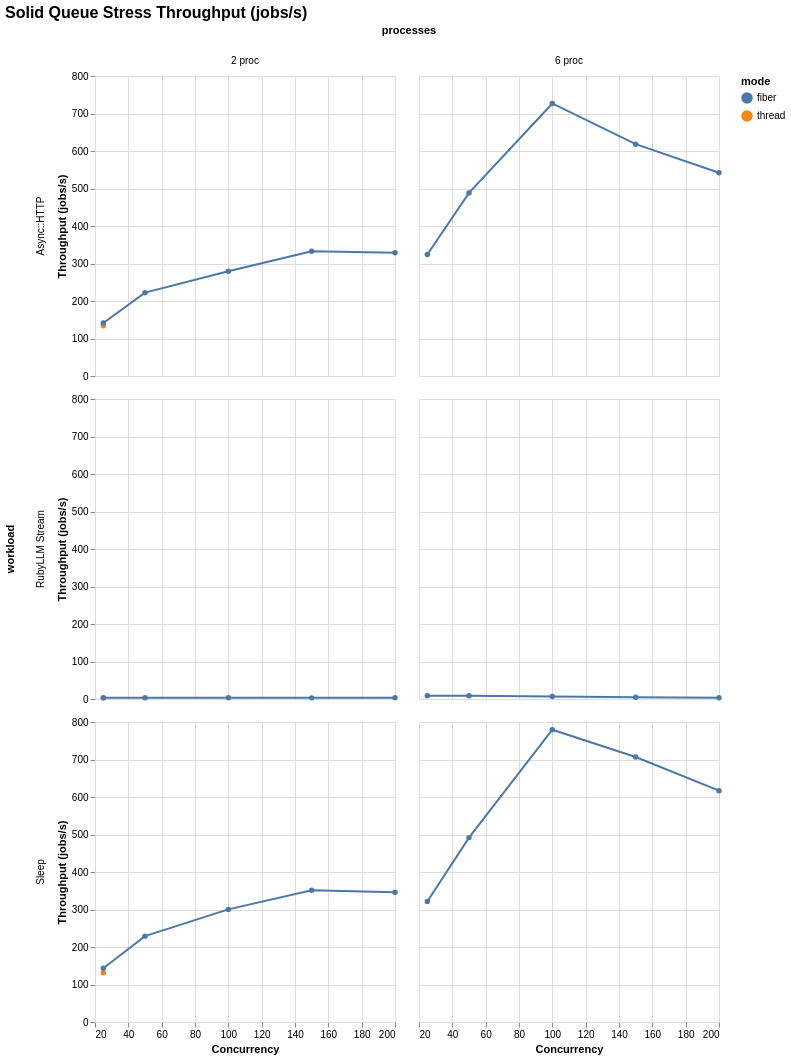

The Vega-Lite source for this figure:
### Vega-Lite specification from a JSON file in a GitHub repository (floating-point values rounded to 4 significant figures)
{"$schema": "https://vega.github.io/schema/vega-lite/v6.json", "title": "Solid Queue Stress Throughput (jobs/s)", "data": {"values": [{"workload": "Async::HTTP", "mode": "thread", "concurrency": 25, "processes": "2 proc", "value": 133.8}, {"workload": "Async::HTTP", "mode": "fiber", "concurrency": 25, "processes": "2 proc", "value": 141.4}, {"workload": "Async::HTTP", "mode": "fiber", "concurrency": 50, "processes": "2 proc", "value": 222.3}, {"workload": "Async::HTTP", "mode": "fiber", "concurrency": 100, "processes": "2 proc", "value": 279.4}, {"workload": "Async::HTTP", "mode": "fiber", "concurrency": 150, "processes": "2 proc", "value": 332.9}, {"workload": "Async::HTTP", "mode": "fiber", "concurrency": 200, "processes": "2 proc", "value": 328.5}, {"workload": "Async::HTTP", "mode": "fiber", "concurrency": 25, "processes": "6 proc", "value": 324.0}, {"workload": "Async::HTTP", "mode": "fiber", "concurrency": 50, "processes": "6 proc", "value": 488.3}, {"workload": "Async::HTTP", "mode": "fiber", "concurrency": 100, "processes": "6 proc", "value": 726.8}, {"workload": "Async::HTTP", "mode": "fiber", "concurrency": 150, "processes": "6 proc", "value": 618.3}, {"workload": "Async::HTTP", "mode": "fiber", "concurrency": 200, "processes": "6 proc", "value": 542.2}, {"workload": "RubyLLM Stream", "mode": "thread", "concurrency": 25, "processes": "2 proc", "value": 2.99}, {"workload": "RubyLLM Stream", "mode": "fiber", "concurrency": 25, "processes": "2 proc", "value": 3.21}, {"workload": "RubyLLM Stream", "mode": "fiber", "concurrency": 50, "processes": "2 proc", "value": 3.26}, {"workload": "RubyLLM Stream", "mode": "fiber", "concurrency": 100, "processes": "2 proc", "value": 3.16}, {"workload": "RubyLLM Stream", "mode": "fiber", "concurrency": 150, "processes": "2 proc", "value": 3.02}, {"workload": "RubyLLM Stream", "mode": "fiber", "concurrency": 200, "processes": "2 proc", "value": 3.13}, {"workload": "RubyLLM Stream", "mode": "fiber", "concurrency": 25, "processes": "6 proc", "value": 8.54}, {"workload": "RubyLLM Stream", "mode": "fiber", "concurrency": 50, "processes": "6 proc", "value": 8.72}, {"workload": "RubyLLM Stream", "mode": "fiber", "concurrency": 100, "processes": "6 proc", "value": 6.57}, {"workload": "RubyLLM Stream", "mode": "fiber", "concurrency": 150, "processes": "6 proc", "value": 4.53}, {"workload": "RubyLLM Stream", "mode": "fiber", "concurrency": 200, "processes": "6 proc", "value": 3.44}, {"workload": "Sleep", "mode": "thread", "concurrency": 25, "processes": "2 proc", "value": 131.2}, {"workload": "Sleep", "mode": "fiber", "concurrency": 25, "processes": "2 proc", "value": 143.5}, {"workload": "Sleep", "mode": "fiber", "concurrency": 50, "processes": "2 proc", "value": 229.0}, {"workload": "Sleep", "mode": "fiber", "concurrency": 100, "processes": "2 proc", "value": 300.3}, {"workload": "Sleep", "mode": "fiber", "concurrency": 150, "processes": "2 proc", "value": 351.1}, {"workload": "Sleep", "mode": "fiber", "concurrency": 200, "processes": "2 proc", "value": 345.8}, {"workload": "Sleep", "mode": "fiber", "concurrency": 25, "processes": "6 proc", "value": 321.5}, {"workload": "Sleep", "mode": "fiber", "concurrency": 50, "processes": "6 proc", "value": 491.7}, {"workload": "Sleep", "mode": "fiber", "concurrency": 100, "processes": "6 proc", "value": 779.3}, {"workload": "Sleep", "mode": "fiber", "concurrency": 150, "processes": "6 proc", "value": 706.8}, {"workload": "Sleep", "mode": "fiber", "concurrency": 200, "processes": "6 proc", "value": 616.9}]}, "mark": {"type": "line", "point": true, "tooltip": true}, "encoding": {"x": {"field": "concurrency", "type": "quantitative", "title": "Concurrency"}, "y": {"field": "value", "type": "quantitative", "title": "Throughput (jobs/s)"}, "color": {"field": "mode", "type": "nominal"}, "tooltip": [{"field": "mode", "type": "nominal"}, {"field": "concurrency", "type": "nominal"}, {"field": "processes", "type": "nominal"}, {"field": "metric", "type": "nominal"}, {"field": "percentile", "type": "nominal"}, {"field": "value", "type": "quantitative"}], "row": {"field": "workload", "type": "nominal"}, "column": {"field": "processes", "type": "nominal"}}, "config": {"background": "white", "axis": {"labelFont": "Arial", "titleFont": "Arial", "grid": true}, "legend": {"labelFont": "Arial", "titleFont": "Arial"}, "title": {"font": "Arial", "fontSize": 16, "anchor": "start"}, "view": {"stroke": null}}}
